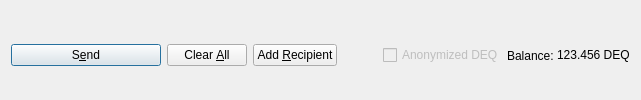
         <widget class="QFrame" name="frame_Send">
          <layout class="QHBoxLayout" name="horizontalLayout">
           <property name="bottomMargin">
            <number>0</number>
           </property>
           <item>
            <widget class="QPushButton" name="sendButton">
             <property name="minimumSize">
              <size>
               <width>150</width>
               <height>0</height>
              </size>
             </property>
             <property name="toolTip">
              <string>Confirm the send action</string>
             </property>
             <property name="text">
              <string>S&amp;end</string>
             </property>
             <property name="icon">
              <iconset resource="../dequant.qrc">
               <normaloff>:/icons/send</normaloff>:/icons/send</iconset>
             </property>
             <property name="autoDefault">
              <bool>false</bool>
             </property>
             <property name="default">
              <bool>true</bool>
             </property>
            </widget>
           </item>
           <item>
            <widget class="QPushButton" name="clearButton">
             <property name="sizePolicy">
              <sizepolicy hsizetype="Minimum" vsizetype="Fixed">
               <horstretch>0</horstretch>
               <verstretch>0</verstretch>
              </sizepolicy>
             </property>
             <property name="toolTip">
              <string>Clear all fields of the form.</string>
             </property>
             <property name="text">
              <string>Clear &amp;All</string>
             </property>
             <property name="icon">
              <iconset resource="../dequant.qrc">
               <normaloff>:/icons/remove</normaloff>:/icons/remove</iconset>
             </property>
             <property name="autoDefault">
              <bool>false</bool>
             </property>
            </widget>
           </item>
           <item>
            <widget class="QPushButton" name="addButton">
             <property name="toolTip">
              <string>Send to multiple recipients at once</string>
             </property>
             <property name="text">
              <string>Add &amp;Recipient</string>
             </property>
             <property name="icon">
              <iconset resource="../dequant.qrc">
               <normaloff>:/icons/add</normaloff>:/icons/add</iconset>
             </property>
             <property name="autoDefault">
              <bool>false</bool>
             </property>
            </widget>
           </item>
           <item>
            <spacer name="horizontalSpacer">
             <property name="orientation">
              <enum>Qt::Horizontal</enum>
             </property>
             <property name="sizeHint" stdset="0">
              <size>
               <width>40</width>
               <height>20</height>
              </size>
             </property>
            </spacer>
           </item>
           <item>
            <layout class="QHBoxLayout" name="horizontalLayout_2">
             <property name="spacing">
              <number>3</number>
             </property>
             <item>
              <widget class="QCheckBox" name="checkzdeq">
               <property name="enabled">
                <bool>false</bool>
               </property>
               <property name="text">
                <string>Anonymized DEQ</string>
               </property>
              </widget>
             </item>
             <item>
              <widget class="QLabel" name="label">
               <property name="text">
                <string>Balance:</string>
               </property>
              </widget>
             </item>
             <item>
              <widget class="QLabel" name="labelBalance">
               <property name="sizePolicy">
                <sizepolicy hsizetype="Preferred" vsizetype="Fixed">
                 <horstretch>0</horstretch>
                 <verstretch>0</verstretch>
                </sizepolicy>
               </property>
               <property name="cursor">
                <cursorShape>IBeamCursor</cursorShape>
               </property>
               <property name="text">
                <string notr="true">123.456 DEQ</string>
               </property>
               <property name="textInteractionFlags">
                <set>Qt::LinksAccessibleByMouse|Qt::TextSelectableByKeyboard|Qt::TextSelectableByMouse</set>
               </property>
              </widget>
             </item>
            </layout>
           </item>
          </layout>
         </widget>
